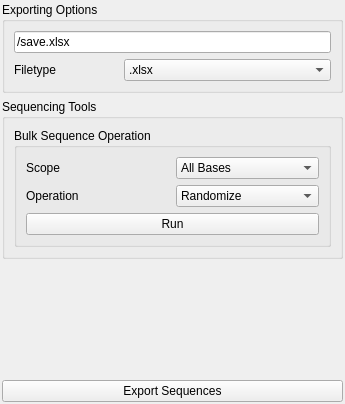
<?xml version="1.0" encoding="UTF-8"?>
<ui version="4.0">
 <class>Form</class>
 <widget class="QWidget" name="Form">
  <property name="geometry">
   <rect>
    <x>0</x>
    <y>0</y>
    <width>345</width>
    <height>404</height>
   </rect>
  </property>
  <property name="windowTitle">
   <string>Form</string>
  </property>
  <layout class="QGridLayout" name="gridLayout">
   <property name="leftMargin">
    <number>2</number>
   </property>
   <property name="topMargin">
    <number>2</number>
   </property>
   <property name="rightMargin">
    <number>2</number>
   </property>
   <property name="bottomMargin">
    <number>2</number>
   </property>
   <item row="3" column="0">
    <widget class="QPushButton" name="export_sequences">
     <property name="text">
      <string>Export Sequences</string>
     </property>
    </widget>
   </item>
   <item row="2" column="0">
    <spacer name="verticalSpacer">
     <property name="orientation">
      <enum>Qt::Vertical</enum>
     </property>
     <property name="sizeHint" stdset="0">
      <size>
       <width>20</width>
       <height>40</height>
      </size>
     </property>
    </spacer>
   </item>
   <item row="0" column="0">
    <widget class="QGroupBox" name="configuration_area">
     <property name="title">
      <string>Exporting Options</string>
     </property>
     <layout class="QGridLayout" name="gridLayout_2">
      <item row="1" column="0">
       <layout class="QGridLayout" name="gridLayout_3">
        <item row="1" column="0">
         <widget class="QLabel" name="label_2">
          <property name="text">
           <string>Filetype</string>
          </property>
         </widget>
        </item>
        <item row="1" column="1" colspan="2">
         <widget class="QComboBox" name="filetype">
          <property name="statusTip">
           <string>The type of file to export as</string>
          </property>
          <item>
           <property name="text">
            <string>.xlsx</string>
           </property>
          </item>
         </widget>
        </item>
        <item row="0" column="0" colspan="3">
         <widget class="QLineEdit" name="filepath">
          <property name="statusTip">
           <string>The location to save the export file to</string>
          </property>
          <property name="styleSheet">
           <string notr="true"/>
          </property>
          <property name="text">
           <string>/save.xlsx</string>
          </property>
          <property name="readOnly">
           <bool>true</bool>
          </property>
          <property name="clearButtonEnabled">
           <bool>false</bool>
          </property>
         </widget>
        </item>
       </layout>
      </item>
     </layout>
    </widget>
   </item>
   <item row="1" column="0">
    <widget class="QGroupBox" name="tools_area">
     <property name="title">
      <string>Sequencing Tools</string>
     </property>
     <layout class="QGridLayout" name="gridLayout_4">
      <item row="0" column="0" colspan="2">
       <widget class="QGroupBox" name="groupBox">
        <property name="title">
         <string>Bulk Sequence Operation</string>
        </property>
        <layout class="QGridLayout" name="gridLayout_5">
         <item row="0" column="1">
          <widget class="QComboBox" name="scope">
           <item>
            <property name="text">
             <string>All Bases</string>
            </property>
           </item>
           <item>
            <property name="text">
             <string>Unset Bases</string>
            </property>
           </item>
          </widget>
         </item>
         <item row="0" column="0">
          <widget class="QLabel" name="label">
           <property name="text">
            <string>Scope</string>
           </property>
          </widget>
         </item>
         <item row="1" column="0">
          <widget class="QLabel" name="label_3">
           <property name="text">
            <string>Operation</string>
           </property>
          </widget>
         </item>
         <item row="2" column="0" colspan="2">
          <widget class="QPushButton" name="run_bulk_operation">
           <property name="text">
            <string>Run</string>
           </property>
          </widget>
         </item>
         <item row="1" column="1">
          <widget class="QComboBox" name="operation">
           <item>
            <property name="text">
             <string>Randomize</string>
            </property>
           </item>
           <item>
            <property name="text">
             <string>Clear</string>
            </property>
           </item>
          </widget>
         </item>
        </layout>
       </widget>
      </item>
     </layout>
    </widget>
   </item>
  </layout>
 </widget>
 <resources/>
 <connections/>
</ui>
